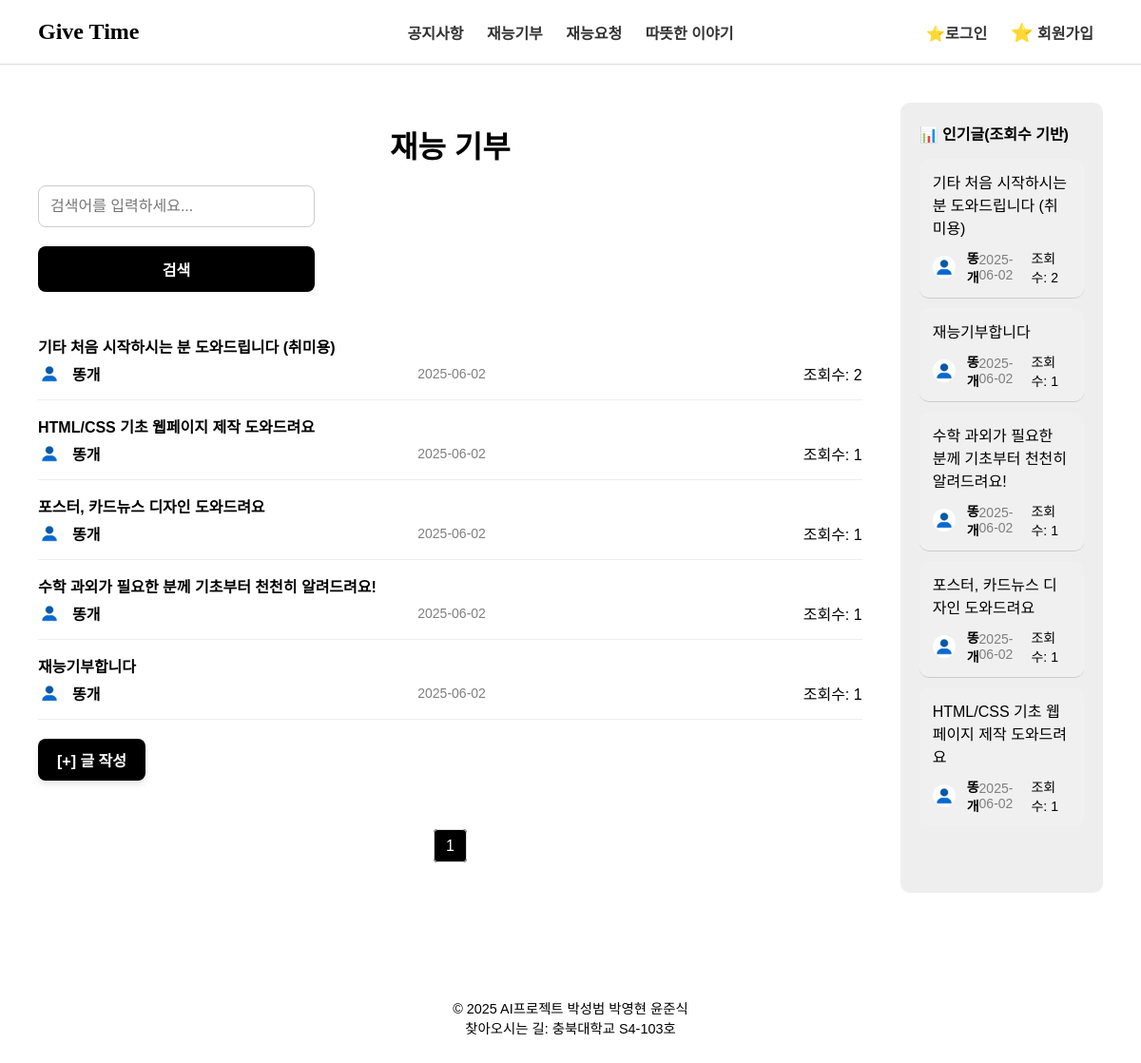
The app's page /posts/donation/, older data.
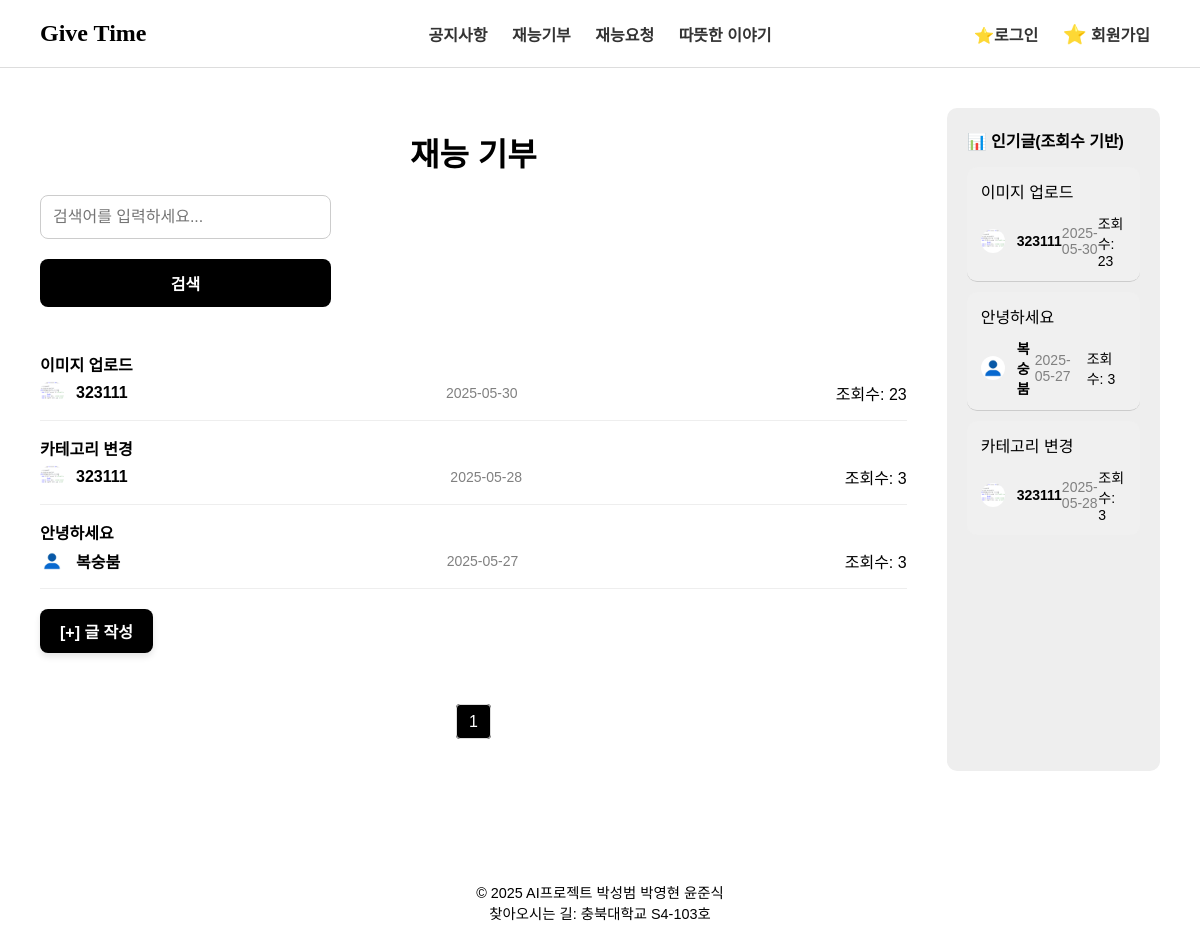
The same page, newer data.
### posts/models.py (models this page shows, shortened)
class Post(models.Model):
    POST_TYPE_CHOICES = [
        ('donation', '재능 기부'),
        ('request', '재능 요청'),
        ('story', '따뜻한 이야기'),
        ('announcement', '공지사항'),
    ]
    CATEGORY_CHOICES = [
        ('education', '교육'),
        ('it', 'IT/개발'),
        ('design', '디자인'),
        ('etc', '기타'),
    ]
    title = models.CharField(max_length=200)
    content = models.TextField()
    post_type = models.CharField(max_length=20, choices=POST_TYPE_CHOICES)
    category = models.CharField(max_length=20, choices=CATEGORY_CHOICES, blank=True, null=True)
    author = models.ForeignKey(settings.AUTH_USER_MODEL, on_delete=models.CASCADE)
    created_at = models.DateTimeField(auto_now_add=True)
    views = models.PositiveIntegerField(default=0)
    image = models.ImageField(upload_to='post_images/', null=True, blank=True)

### account/models.py (models this page shows, shortened)
class CustomUser(AbstractBaseUser, PermissionsMixin):
    email = models.EmailField(unique=True)
    nickname = models.CharField(max_length=30, unique = True) # 닉네임 중복 불가
    location = models.CharField(max_length=100)
    profile_image = models.ImageField(upload_to='profile_images/', null=True, blank=True)
    about = models.TextField(blank=True, null=True)  # 소개글
    skills = models.TextField(blank=True, null=True)  # 기술 목록
    services = models.TextField(blank=True, null=True)  # 서비스 목록
    is_active = models.BooleanField(default=True)
    is_staff = models.BooleanField(default=False)
    objects = CustomUserManager()
    USERNAME_FIELD = 'email'
    REQUIRED_FIELDS = ['nickname']

### posts/views.py (the view)
# urls.py: path('<str:post_type>/', views.post_list, name='post_list'),
def post_list(request, post_type):
    if post_type not in VALID_POST_TYPES:
        return render(request, '404.html')
    query = request.GET.get('q', '')  # 검색어 파라미터 (없으면 빈 문자열)
    posts = Post.objects.filter(post_type=post_type)
    if query:
        posts = posts.filter(title__icontains=query)  # 제목에 검색어 포함된 게시글만 필터
    posts = posts.order_by('-created_at')
    paginator = Paginator(posts, 10)
    page_number = request.GET.get('page')
    page_obj = paginator.get_page(page_number)
    popular_posts = Post.objects.filter(post_type=post_type, views__gt=0).order_by('-views')[:5]
    return render(request, 'posts/post_list.html', {
        'page_obj': page_obj,
        'popular_posts': popular_posts,
        'post_type': post_type,
        'query': query,  # 템플릿에서 입력값 유지
    })

### posts/templates/posts/post_list.html (shortened to what this page needs)
{% load static %}
<!DOCTYPE html>
<html lang="ko">
<head>
  <link rel="stylesheet" href="{% static 'posts/board.css' %}" />
</head>
<body>
  <div id="header">{% include 'main/header.html' %}</div>
  <div class="container">
    <div class="main">
      <h1>
        {% if post_type == 'donation' %} 재능 기부
        {% elif post_type == 'request' %} 재능 요청
        {% elif post_type == 'story' %} 따뜻한 이야기
        {% elif post_type == 'announcement' %} 공지사항
        {% endif %}
      </h1>
      <div class="search-bar">
        <form method="get">
          <input type="text" name="q" placeholder="검색어를 입력하세요..." value="{{ query }}" />
          <button type="submit">검색</button>
        </form>
      </div>
      {% for post in page_obj %}
      <div class="card">
        <a href="{% url 'post_detail' post_type post.id %}">
          <div class="card-title">{{ post.title }}</div>
        </a>
        <div class="card-meta">
          <div class="author-info">
            {% if post.author.profile_image %}
              <a href="{% url 'mypage:view_profile' post.author.id %}">
                <img
                  src="{{ post.author.profile_image.url }}"
                  alt="작성자 프로필"
                  class="profile-img-small"
                />
              </a>
            {% else %}
              <a href="{% url 'mypage:view_profile' post.author.id %}">
                <img
                  src="{% static 'images/default_profile.png' %}"
                  alt="기본 프로필"
                  class="profile-img-small"
                />
              </a>
            {% endif %}
            <a href="{% url 'mypage:view_profile' post.author.id %}">
              <span class="author">{{ post.author.nickname }}</span>
            </a>
          </div>
          <span class="date">{{ post.created_at|date:"Y-m-d" }}</span>
          <span>조회수: {{ post.views }}</span>
        </div>
      </div>
      {% empty %}
      <p>등록된 게시글이 없습니다.</p>
      {% endfor %}
      {% if post_type != 'announcement' %}
        <a href="{% url 'post_create' post_type %}" class="create-btn">[+] 글 작성</a>
      {% endif %}
      <div class="pagination">
        {% for num in page_obj.paginator.page_range %}
          {% if page_obj.number == num %}
            <span class="active">{{ num }}</span>
          {% else %}
            <a href="?page={{ num }}">{{ num }}</a>
          {% endif %}
        {% endfor %}
      </div>
    </div>
    <aside class="sidebar">
      <div class="sidebar-title">📊 인기글(조회수 기반)</div>
      {% for post in popular_posts %}
      <div class="sidebar-card">
        <div class="sidebar-card-title">
          <a href="{% url 'post_detail' post_type post.id %}">{{ post.title }}</a>
        </div>
        <div class="sidebar-card-meta">
          <div class="author-info">
            {% if post.author.profile_image %}
              <a href="{% url 'mypage:view_profile' post.author.id %}">
                <img
                  src="{{ post.author.profile_image.url }}"
                  alt="작성자 프로필"
                  class="profile-img-small"
                />
              </a>
            {% else %}
              <a href="{% url 'mypage:view_profile' post.author.id %}">
                <img
                  src="{% static 'images/default_profile.png' %}"
                  alt="기본 프로필"
                  class="profile-img-small"
                />
              </a>
            {% endif %}
            <a href="{% url 'mypage:view_profile' post.author.id %}">
              <span class="author">{{ post.author.nickname }}</span>
            </a>
          </div>
          <span class="date">{{ post.created_at|date:"Y-m-d" }}</span>
          <span>조회수: {{ post.views }}</span>
        </div>
      </div>
      {% empty %}
      <p>인기글이 없습니다.</p>
      {% endfor %}
    </aside>
  </div>
  <div id="footer">{% include 'main/footer.html' %}</div>
</body>
</html>

Row changes from the older to the newer data that the page shows:
removed Post: title "기타 처음 시작하시는 분 도와드립니다 (취미용)", author.nickname "똥개", created_at "2025-06-02", views "2"
removed Post: title "HTML/CSS 기초 웹페이지 제작 도와드려요", author.nickname "똥개", created_at "2025-06-02", views "1"
no longer on this page (row edited): Post: title "포스터, 카드뉴스 디자인 도와드려요", author.nickname "똥개", created_at "2025-06-02", views "1"
removed Post: title "수학 과외가 필요한 분께 기초부터 천천히 알려드려요!", author.nickname "똥개", created_at "2025-06-02", views "1"
removed Post: title "재능기부합니다", author.nickname "똥개", created_at "2025-06-02", views "1"
now on this page (row edited): Post: title "이미지 업로드", author.profile_image (picture), author.nickname "323111", created_at "2025-05-30", views "23"
added Post: title "카테고리 변경", author.profile_image (picture), author.nickname "323111", created_at "2025-05-28", views "3"
now on this page (row edited): Post: title "안녕하세요", author.nickname "복숭붐", created_at "2025-05-27", views "3"
